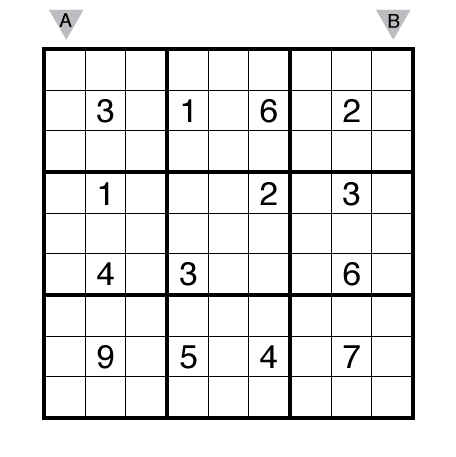
#> input picture Image_Sudoko_Solver/testimages/test7.png, 456 x 457 px
$ python -i imagesplitting.py   (imports and definitions only)
#> lines starting #> are read from the running program, lines starting #| are printed output that depends on the picture; after the words box and inside, x2 and y2 are one past the last pixel; in counts of white or black regions, pixels touching at a corner belong together
#> further down, picture is the input picture: shape (457, 456, 3); mean B, G, R 232.6, 232.6, 232.6
import cv2
import numpy as np

# Main Image
# [1 line not run here, left out]


def splitFunc(img):
    # Corner of Sudoku
    def getcornercoordinates(img):
        grayimg = cv2.cvtColor(img, cv2.COLOR_BGR2GRAY)
        blurredimg = cv2.GaussianBlur(grayimg, (3, 3), 0)
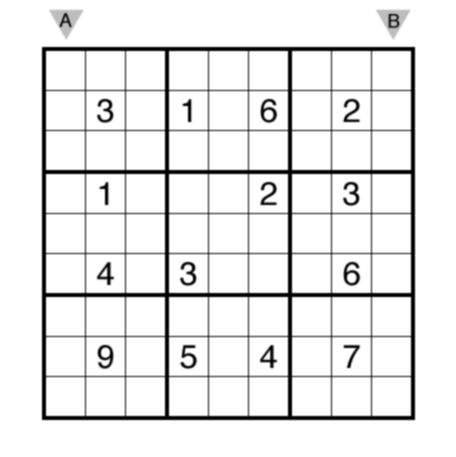
#> blurredimg: shape (457, 456); min 0, max 255, mean 232.6
        threshimg = cv2.adaptiveThreshold(blurredimg, 255, cv2.ADAPTIVE_THRESH_GAUSSIAN_C, cv2.THRESH_BINARY, 11, 12)
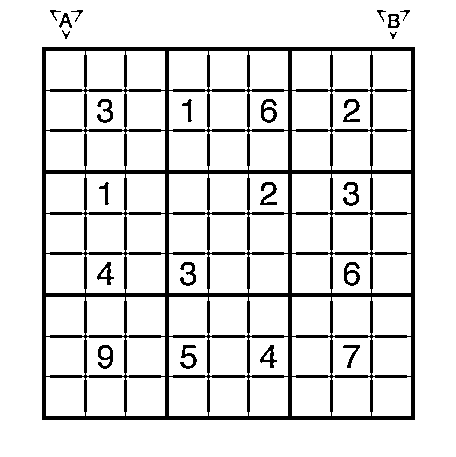
#> threshimg: shape (457, 456); 87.7% white; 23 black regions, largest, box (x1, y1, x2, y2) and area: (42, 47, 415, 420) 23056, (261, 99, 277, 123) 189, (344, 262, 360, 286) 189
        cannyimg = cv2.bitwise_not(threshimg)
#> cannyimg: shape (457, 456); 12.3% white; 23 white regions
        contours, hierarchy = cv2.findContours(cannyimg, cv2.RETR_TREE, cv2.CHAIN_APPROX_SIMPLE)
#> contours = 112 contours, 7 with area under 20; largest, box (x1, y1, x2, y2) and area: (42, 47, 415, 420) 138384, (371, 376, 412, 417) 1532, (291, 376, 332, 417) 1532, (248, 376, 289, 417) 1532, (168, 376, 209, 417) 1532
        max_area = 0
        ci = 0
        for i in range(len(contours)):
            cnt = contours[i]
            area = cv2.contourArea(cnt)
            if area > max_area:
                max_area = area
                ci = i
#> this loop made 112 passes
#> (cnt, area, max_area, ci) on pass 1: ([[42, 47], [42, 419], [414, 419], [414, 47]], 138384, 138384, 0)
#> area on passes 2 to 7: 1532.5, 1498, 1532.5, 1532.5, 1498, 1532.5
#> after the loop, ci = 0; max_area = 138384
        cnt = contours[ci]
        cnt = cv2.approxPolyDP(cnt, 0.01 * cv2.arcLength(cnt, True), True)
        if len(cnt) != 4:
            print("Image cannot be loaded Properly")
            print(cnt)
            exit(0)
        # [6 lines of commented-out code are left out]
        return cnt

    corners = getcornercoordinates(img)
#> corners = [[42, 47], [42, 419], [414, 419], [414, 47]]

    def produceImage(img, corners):
        w, h = (512, 512)
        cv2.circle(img, tuple(corners[2][0]), 3, (0, 0, 255), -1)
#> img: shape (457, 456, 3); 0.01% of pixels changed, all inside (x1, y1, x2, y2) = (411, 416, 418, 423)
        skewedvertices = np.float32([corners[0][0], corners[3][0], corners[1][0], corners[2][0]])
#> skewedvertices = [[42, 47], [414, 47], [42, 419], [414, 419]]
        newvertices = np.float32([[0, 0], [w, 0], [0, h], [w, h]])
        M = cv2.getPerspectiveTransform(skewedvertices, newvertices)
#> M = [[1.38, -2.05e-17, -57.81], [0, 1.38, -64.69], [-2.61e-19, -3.73e-20, 1]]
        newimg = cv2.warpPerspective(img, M, (512, 512))
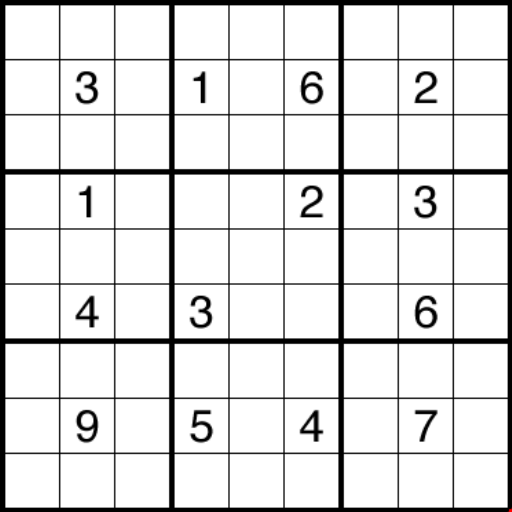
#> newimg: shape (512, 512, 3); mean B, G, R 223.6, 223.6, 223.6
        # cv2.imshow("IMAGE", img)
        # cv2.imshow("New Image", newimg)
        # cv2.waitKey(0)
        return newimg

    squareimage = produceImage(img, corners)

    def getCellImages(img, squareimage):
        graysquareimage = cv2.cvtColor(squareimage, cv2.COLOR_BGR2GRAY)
        threshgrayimage = cv2.adaptiveThreshold(graysquareimage, 255, cv2.ADAPTIVE_THRESH_GAUSSIAN_C,
                                                cv2.THRESH_BINARY_INV,
                                                9, 5)
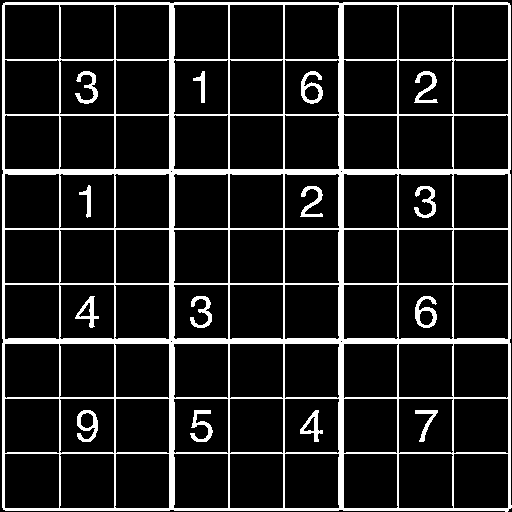
#> threshgrayimage: shape (512, 512); 12.6% white; 15 white regions, largest, box (x1, y1, x2, y2) and area: (2, 2, 512, 512) 29297, (301, 71, 323, 104) 327, (415, 296, 437, 328) 327
        kernel = np.ones((2, 2), np.uint8)
        erodedimg = cv2.erode(threshgrayimage, kernel=kernel, iterations=1)
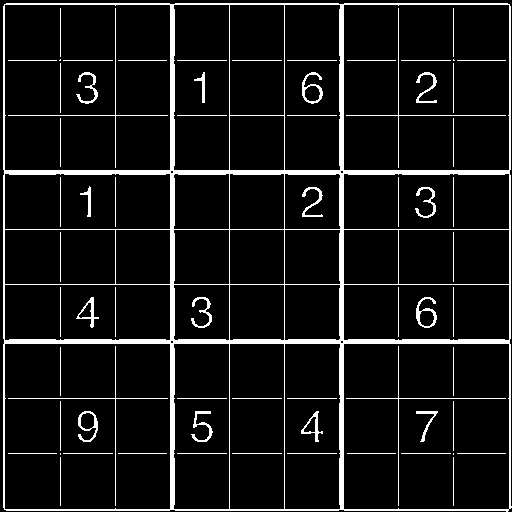
#> erodedimg: shape (512, 512); 8.4% white; 68 white regions (4 under 20 px), largest, box (x1, y1, x2, y2) and area: (3, 3, 512, 512) 15857, (8, 8, 168, 168) 319, (346, 8, 506, 168) 319
        images = {}
        coloredimages = {}
        countrowwise = 1
        w, h = graysquareimage.shape
#> w = 512; h = 512
        x, y = h // 9, w // 9
#> x = 56; y = 56

        for i in range(1, 10):
            for j in range(1, 10):
                images[str(countrowwise)] = (erodedimg[x * (i - 1):x * (i), y * (j - 1):y * (j)])
                coloredimages[str(countrowwise)] = (squareimage[x * (i - 1):x * (i), y * (j - 1):y * (j)])
                countrowwise += 1
#> after the loop, coloredimages = 81 items; countrowwise = 82; images = 81 items
        print(len(images))
#| 81
        # cv2.imshow("GRAY SQUARED CROPPED IMAGE",erodedimg)
        # cv2.imshow("FIRST",coloredimages["4"])
        # cv2.waitKey(0)
        return images,coloredimages

    cellImages,coloredcellImages = getCellImages(img, squareimage)
#> cellImages = 81 items; coloredcellImages = 81 items

    def getDigitImagesArray():
        digitImages = []
        count = 0
        for i in cellImages:
            if (list(((cellImages[i])[16:42, 22:48]).ravel())).count(255) > 0.025 * len(
                    ((cellImages[i])[10:49, 14:49]).ravel()):
                digitImages.append(i)
                count += 1
#> this loop made 81 passes
#> i on passes 1 to 12: '1', '2', '3', '4', '5', '6', '7', '8', '9', '10', '11', '12'
#> after the loop, count = 14; digitImages = ['11', '13', '15', '17', '29', '33', '35', '47', '49', '53', '65', '67', '69', '71']
        print("THe Count is ", count)
#| THe Count is  14
        # [5 lines of commented-out code are left out]
        return digitImages

    digitImages = getDigitImagesArray()
    return (digitImages,cellImages,coloredcellImages)

>>> import cv2
>>> picture = cv2.imread('testimages/test7.png')
>>> result = splitFunc(picture)

$ run again, on Image_Sudoko_Solver/testimages/test4.png
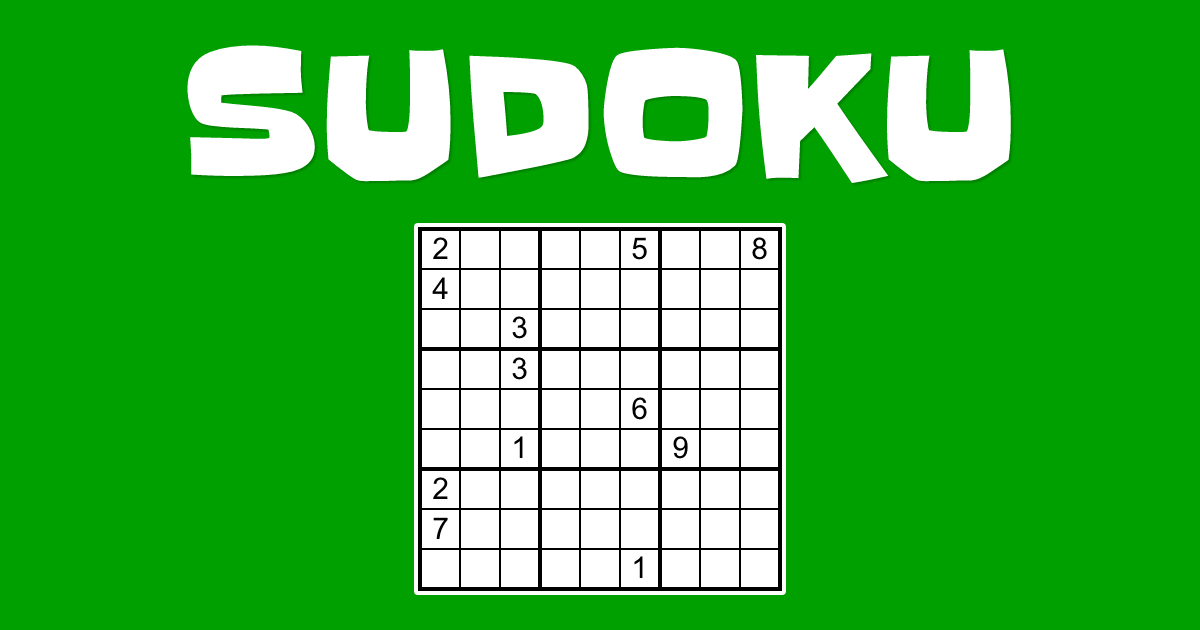
#> input picture Image_Sudoko_Solver/testimages/test4.png, 1200 x 630 px
#> picture is the input picture: shape (630, 1200, 3); mean B, G, R 63.2, 178.9, 63.2
#> in getcornercoordinates, `threshimg = cv2.adaptiveThreshold(blurredimg, 255, cv2.ADAPTIVE_THRESH..`:
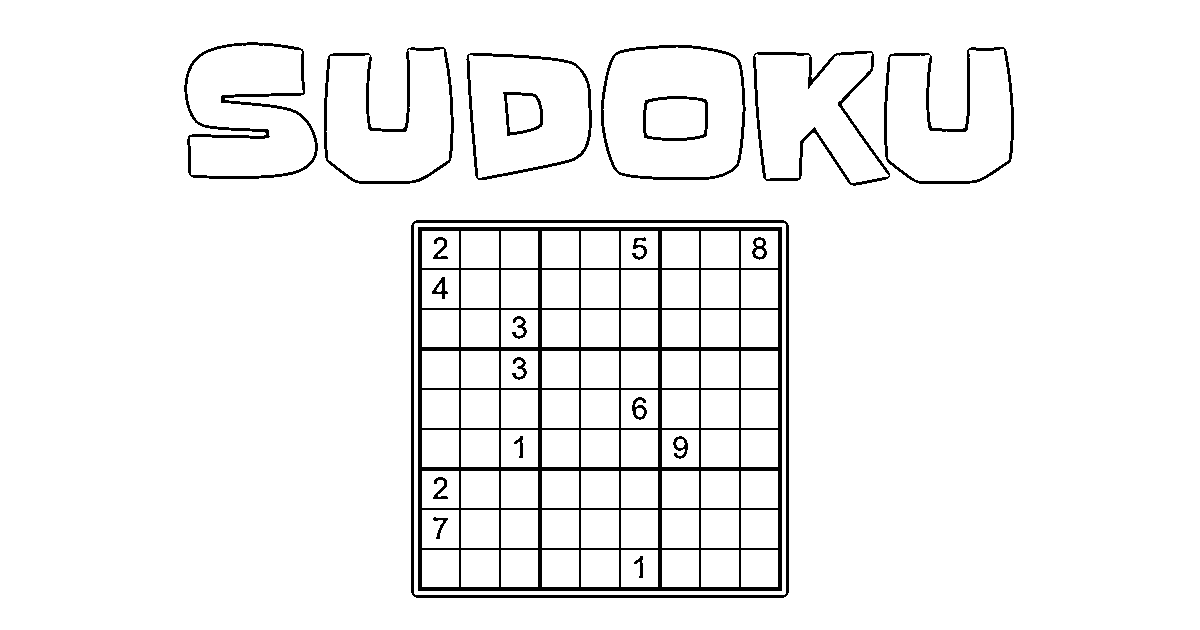
#> threshimg: shape (630, 1200); 95.1% white; 22 black regions, largest, box (x1, y1, x2, y2) and area: (418, 227, 782, 591) 19600, (411, 220, 789, 598) 4456, (184, 42, 318, 179) 2177
#> cannyimg: shape (630, 1200); 4.9% white; 22 white regions
#> contours = 117 contours; largest, box (x1, y1, x2, y2) and area: (411, 220, 789, 598) 142089, (413, 222, 787, 596) 139121, (418, 227, 782, 591) 131769, (601, 45, 746, 180) 17516, (602, 46, 744, 178) 16613
#> the loop in getcornercoordinates, `for i in range(len(contours)):` made 117 passes
#> (area, max_area, ci) on pass 1: (142089, 142089, 0)
#> after the loop in getcornercoordinates, `for i in range(len(contours)):`: ci = 0; max_area = 142089
#> in getcornercoordinates, `cnt = contours[ci]`: cnt = contour of 24 points, box (x1, y1, x2, y2) (411, 220, 789, 598), area 142089
#> in getcornercoordinates, `cnt = cv2.approxPolyDP(cnt, 0.01 * cv2.arcLength(cnt, True), True)`: cnt = [[414, 221], [412, 594], [785, 596], [787, 223]]
#> img: shape (630, 1200, 3); under 0.01% of pixels changed, all inside (x1, y1, x2, y2) = (782, 593, 789, 600)
#> skewedvertices = [[414, 221], [787, 223], [412, 594], [785, 596]]
#> M = [[1.37, 0.00736, -569.9], [-0.00736, 1.37, -300.3], [1.48e-19, 1.5e-19, 1]]
#> threshgrayimage: shape (512, 512); 15.9% white; 21 white regions (4 under 20 px), largest, box (x1, y1, x2, y2) and area: (5, 5, 508, 508) 37056, (0, 0, 492, 6) 685, (0, 21, 4, 512) 680
#> in getCellImages, `erodedimg = cv2.erode(threshgrayimage, kernel=kernel, iterations=1)`:
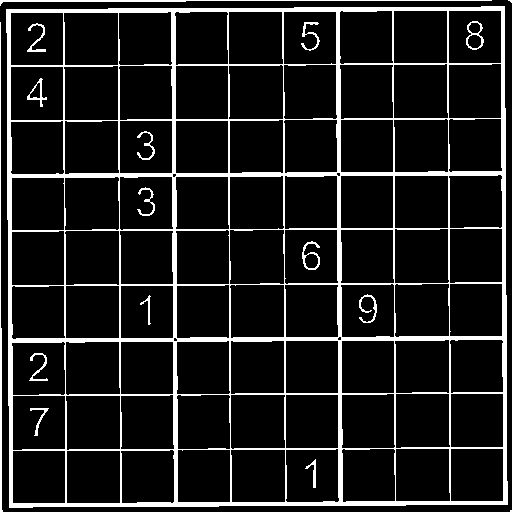
#> erodedimg: shape (512, 512); 11.6% white; 17 white regions (2 under 20 px), largest, box (x1, y1, x2, y2) and area: (6, 6, 508, 508) 27462, (0, 0, 492, 6) 685, (0, 22, 3, 512) 676
#> after the loop in getCellImages, `for i in range(1, 10):`: coloredimages = 81 items; countrowwise = 82; images = 81 items
#| 81
#> the loop in getDigitImagesArray, `for i in cellImages:` made 81 passes
#> i on passes 1 to 8: '1', '2', '3', '4', '5', '6', '7', '8'
#> after the loop in getDigitImagesArray, `for i in cellImages:`: count = 12; digitImages = ['1', '6', '9', '10', '21', '30', '42', '48', '52', '55', '64', '78']
#| THe Count is  12

$ run again, on Image_Sudoko_Solver/testimages/test5.png
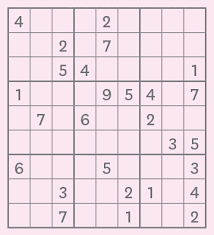
#> input picture Image_Sudoko_Solver/testimages/test5.png, 214 x 235 px
#> picture is the input picture: shape (235, 214, 3); mean B, G, R 229.7, 219.3, 237.2
#> in getcornercoordinates, `threshimg = cv2.adaptiveThreshold(blurredimg, 255, cv2.ADAPTIVE_THRESH..`:
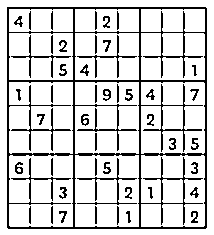
#> threshimg: shape (235, 214); 83.5% white; black in thin lines or dots, all inside (x1, y1, x2, y2) = (7, 7, 207, 229)
#> contours = 69 contours, 27 with area under 20; largest, box (x1, y1, x2, y2) and area: (7, 7, 207, 229) 43978, (74, 154, 140, 228) 4690, (8, 154, 74, 228) 4579, (74, 81, 140, 155) 4566, (8, 81, 74, 155) 4527
#> the loop in getcornercoordinates, `for i in range(len(contours)):` made 69 passes
#> (area, max_area, ci) on pass 1: (43977.5, 43977.5, 0)
#> after the loop in getcornercoordinates, `for i in range(len(contours)):`: ci = 0; max_area = 43977.5
#> in getcornercoordinates, `cnt = contours[ci]`: cnt = [[7, 7], [7, 227], [8, 228], [205, 228], [206, 227], [206, 8], [205, 7]]
#> in getcornercoordinates, `cnt = cv2.approxPolyDP(cnt, 0.01 * cv2.arcLength(cnt, True), True)`: cnt = [[7, 7], [7, 227], [205, 228], [206, 8]]
#> img: shape (235, 214, 3); 0.06% of pixels changed, all inside (x1, y1, x2, y2) = (202, 225, 209, 232)
#> skewedvertices = [[7, 7], [206, 8], [7, 227], [205, 228]]
#> M = [[2.57, -1.78e-17, -18.01], [-0.0116, 2.32, -16.13], [2.3e-07, -2.28e-05, 1]]
#> threshgrayimage: shape (512, 512); 12.9% white; 35 white regions, largest, box (x1, y1, x2, y2) and area: (1, 0, 512, 512) 27136, (246, 188, 267, 214) 262, (190, 247, 211, 273) 262
#> in getCellImages, `erodedimg = cv2.erode(threshgrayimage, kernel=kernel, iterations=1)`:
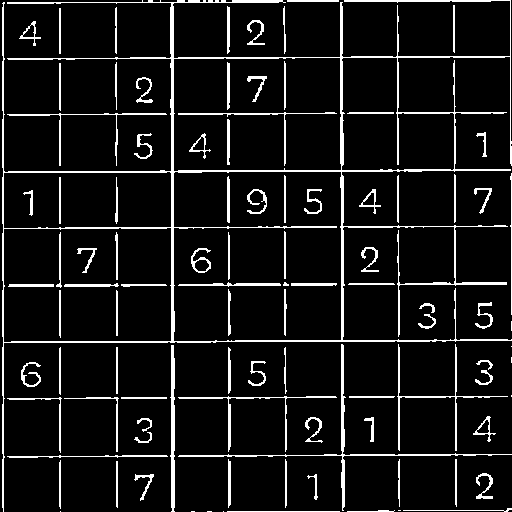
#> erodedimg: shape (512, 512); 8.4% white in thin lines or dots
#> after the loop in getCellImages, `for i in range(1, 10):`: coloredimages = 81 items; countrowwise = 82; images = 81 items
#| 81
#> the loop in getDigitImagesArray, `for i in cellImages:` made 81 passes
#> i on passes 1 to 8: '1', '2', '3', '4', '5', '6', '7', '8'
#> after the loop in getDigitImagesArray, `for i in cellImages:`: count = 27; digitImages = 27 items, first 6: '1', '5', '12', '14', '21', '22'
#| THe Count is  27

$ run again, on Image_Sudoko_Solver/testimages/test6.png
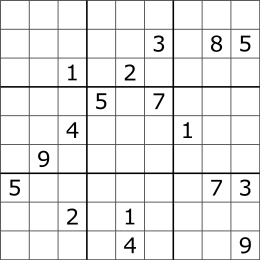
#> input picture Image_Sudoko_Solver/testimages/test6.png, 260 x 260 px
#> picture is the input picture: shape (260, 260, 3); min 0, max 255, mean 235.2
#> in getcornercoordinates, `blurredimg = cv2.GaussianBlur(grayimg, (3, 3), 0)`:
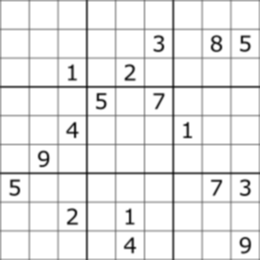
#> blurredimg: shape (260, 260); min 15, max 255, mean 235.8
#> in getcornercoordinates, `threshimg = cv2.adaptiveThreshold(blurredimg, 255, cv2.ADAPTIVE_THRESH..`:
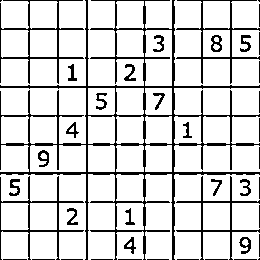
#> threshimg: shape (260, 260); 84.2% white; black in thin lines or dots
#> cannyimg: shape (260, 260); 15.8% white in thin lines or dots
#> contours = 76 contours, 21 with area under 20; largest, box (x1, y1, x2, y2) and area: (0, 0, 260, 260) 19200, (0, 0, 84, 84) 2674, (0, 176, 84, 260) 1895, (176, 0, 260, 84) 1894, (29, 144, 87, 173) 1530
#> the loop in getcornercoordinates, `for i in range(len(contours)):` made 76 passes
#> (area, max_area) on passes 11, 22, 24, 45: (107.5, 107.5), (1116, 1116), (1895, 1895), (19199.5, 19199.5)
#> after the loop in getcornercoordinates, `for i in range(len(contours)):`: ci = 44; max_area = 19199.5
#> in getcornercoordinates, `cnt = contours[ci]`: cnt = contour of 436 points, box (x1, y1, x2, y2) (0, 0, 260, 260), area 19200
#> in getcornercoordinates, `cnt = cv2.approxPolyDP(cnt, 0.01 * cv2.arcLength(cnt, True), True)`: cnt = contour of 26 points, box (x1, y1, x2, y2) (0, 0, 260, 260), area 28915
#> (printed output is left out)
